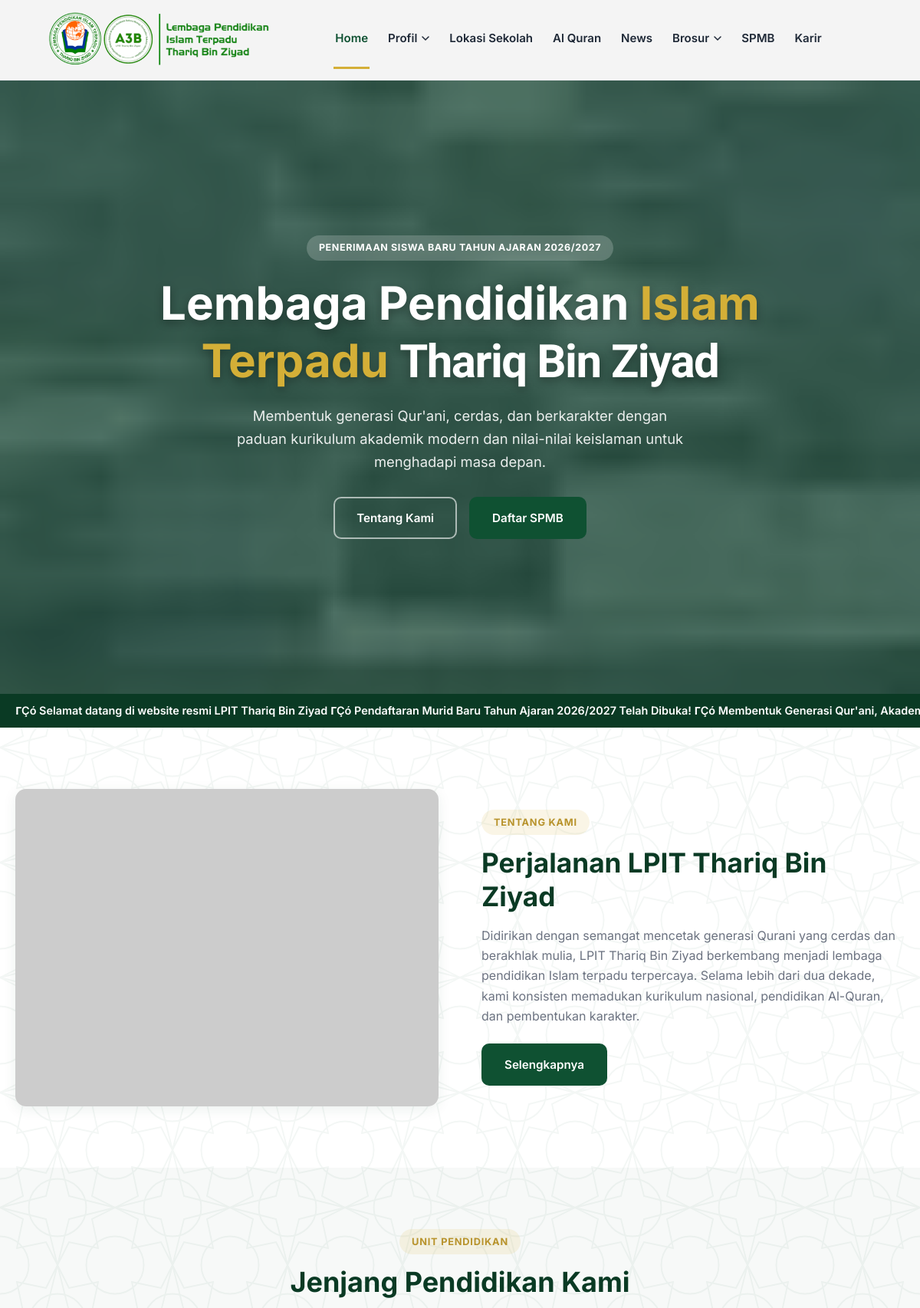
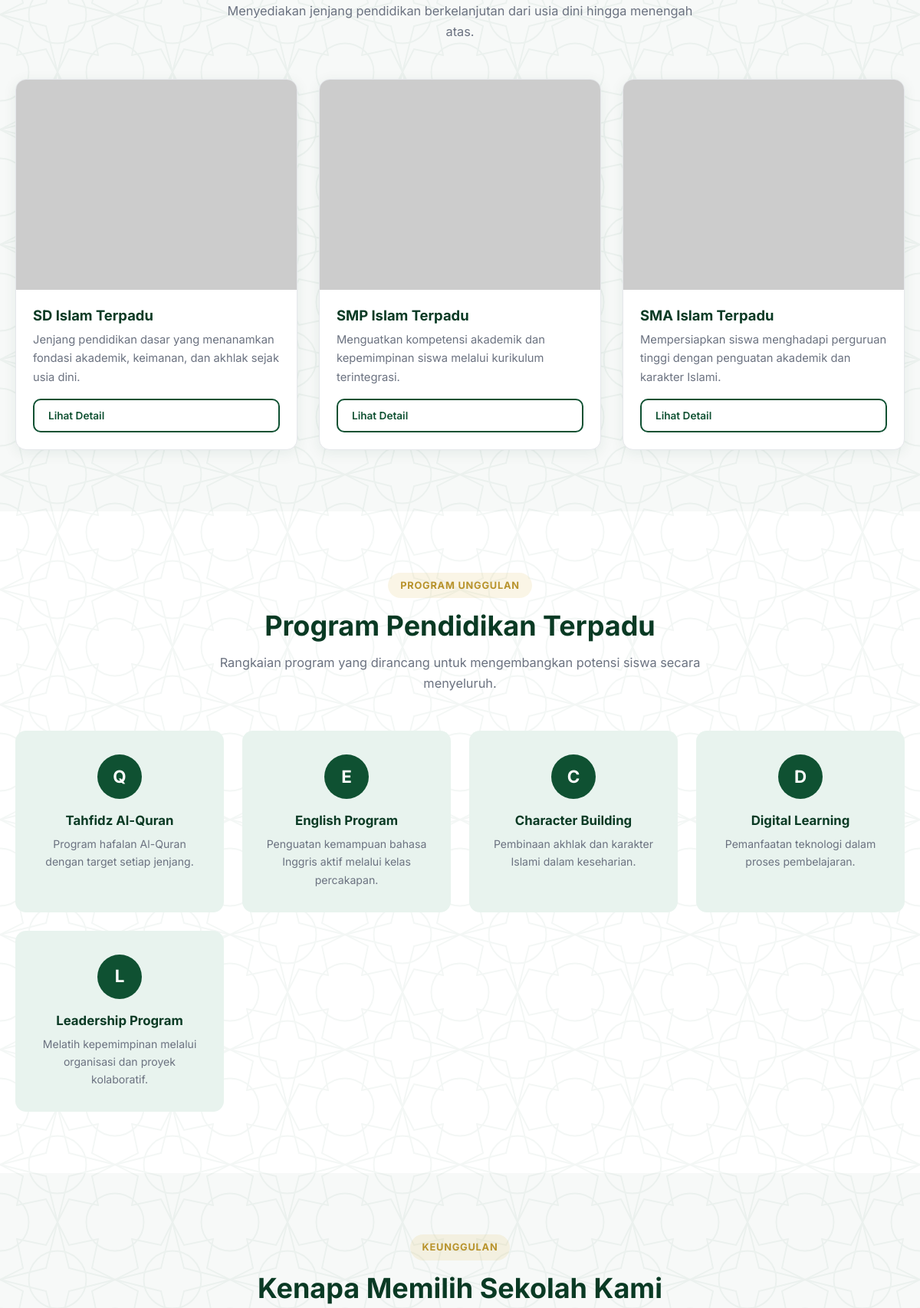
The page / (upper part) on the database its author committed (2 pictures, top to bottom).
### tables this page shows
CREATE TABLE IF NOT EXISTS `site_profile` (
    `id` TINYINT PRIMARY KEY,
    `history_title` VARCHAR(180) NOT NULL,
    `history_content` TEXT NOT NULL,
    `vision` TEXT NOT NULL,
    `mission` TEXT NOT NULL,
    `image` VARCHAR(255) DEFAULT NULL,
    `updated_at` TIMESTAMP DEFAULT CURRENT_TIMESTAMP ON UPDATE CURRENT_TIMESTAMP
);

CREATE TABLE IF NOT EXISTS `site_content_items` (
    `id` INT AUTO_INCREMENT PRIMARY KEY,
    `type` VARCHAR(30) NOT NULL,
    `title` VARCHAR(180) NOT NULL,
    `subtitle` VARCHAR(180) DEFAULT NULL,
    `description` TEXT NOT NULL,
    `image` VARCHAR(255) DEFAULT NULL,
    `badge` VARCHAR(80) DEFAULT NULL,
    `year` VARCHAR(10) DEFAULT NULL,
    `extra` TEXT DEFAULT NULL,
    `sort_order` INT NOT NULL DEFAULT 0,
    `is_active` TINYINT(1) NOT NULL DEFAULT 1,
    `created_at` TIMESTAMP DEFAULT CURRENT_TIMESTAMP,
    `updated_at` TIMESTAMP DEFAULT CURRENT_TIMESTAMP ON UPDATE CURRENT_TIMESTAMP,
    INDEX `idx_content_type` (`type`,`is_active`,`sort_order`)
);

### backend/helpers/functions.php (called while the page is built, shortened)
<?php
function esc($string) {
    return htmlspecialchars($string ?? '', ENT_QUOTES, 'UTF-8');
}

### frontend/pages/index.php (the view, shortened to what this page needs)
<?php
require_once __DIR__ . '/../../backend/config/database.php';
require_once __DIR__ . '/../../backend/helpers/functions.php';
$home_units = $pdo->query("SELECT * FROM site_content_items WHERE type='unit' AND is_active=1 ORDER BY sort_order,id LIMIT 3")->fetchAll();
$home_programs = $pdo->query("SELECT * FROM site_content_items WHERE type='program' AND is_active=1 ORDER BY sort_order,id LIMIT 5")->fetchAll();
$home_profile = $pdo->query('SELECT * FROM site_profile WHERE id=1')->fetch();
require_once __DIR__ . '/../components/header.php';
?>
<section class="hero">
    <div class="container hero-inner">
        <span class="hero-eyebrow">Penerimaan Siswa Baru Tahun Ajaran 2026/2027</span>
        <h1>Lembaga Pendidikan <span>Islam Terpadu</span> <strong class="school-name">Thariq Bin Ziyad</strong></h1>
        <p>Membentuk generasi Qur'ani, cerdas, dan berkarakter dengan paduan kurikulum akademik modern dan nilai-nilai keislaman untuk menghadapi masa depan.</p>
        <div class="hero-actions">
            <a href="tentang.php" class="btn btn-outline-light">Tentang Kami</a>
            <a href="spmb.php" class="btn btn-primary">Daftar SPMB</a>
        </div>
    </div>
</section>
<div style="background: var(--primary-dark); color: #fff; padding: 10px 0; overflow: hidden; white-space: nowrap;">
    <div class="container">
        <marquee behavior="scroll" direction="left" scrollamount="6" style="font-size: 0.9rem; font-weight: 600;">
            ΓÇó Selamat datang di website resmi LPIT Thariq Bin Ziyad ΓÇó Pendaftaran Murid Baru Tahun Ajaran 2026/2027 Telah Dibuka! ΓÇó Membentuk Generasi Qur'ani, Akademik, Bahasa, Menuju Trendsetter Sekolah Islam Unggulan ΓÇó
        </marquee>
    </div>
</div>
<section class="section">
    <div class="container about-grid">
        <img src="<?php echo esc($home_profile['image'] ?: 'https://placehold.co/700x525/0f5132/ffffff?text=Tentang+Sekolah'); ?>" alt="Tentang Sekolah">
        <div class="about-text">
            <span class="section-eyebrow">Tentang Kami</span>
            <h2><?php echo esc($home_profile['history_title']); ?></h2>
            <p><?php echo esc(mb_strimwidth($home_profile['history_content'],0,390,'...')); ?></p>
            <a href="tentang.php" class="btn btn-primary">Selengkapnya</a>
        </div>
    </div>
</section>
<section class="section section-alt">
    <div class="container">
        <div class="section-head">
            <span class="section-eyebrow">Unit Pendidikan</span>
            <h2>Jenjang Pendidikan Kami</h2>
            <p>Menyediakan jenjang pendidikan berkelanjutan dari usia dini hingga menengah atas.</p>
        </div>
        <div class="grid-3">
            <?php foreach($home_units as $unit): ?><div class="card"><img src="<?php echo esc($unit['image'] ?: 'https://placehold.co/500x375/0f5132/ffffff?text='.urlencode($unit['subtitle'] ?: $unit['title'])); ?>" alt="<?php echo esc($unit['title']); ?>"><div class="card-body"><h3><?php echo esc($unit['title']); ?></h3><p><?php echo esc(mb_strimwidth($unit['description'],0,145,'...')); ?></p><a href="unit.php#<?php echo esc(strtolower($unit['subtitle'] ?: 'unit-'.$unit['id'])); ?>" class="btn btn-outline btn-sm">Lihat Detail</a></div></div><?php endforeach; ?>
        </div>
    </div>
</section>
<section class="section">
    <div class="container">
        <div class="section-head">
            <span class="section-eyebrow">Program Unggulan</span>
            <h2>Program Pendidikan Terpadu</h2>
            <p>Rangkaian program yang dirancang untuk mengembangkan potensi siswa secara menyeluruh.</p>
        </div>
        <div class="grid-4">
            <?php foreach($home_programs as $program): ?><div class="program-card"><div class="program-icon"><?php echo esc($program['subtitle'] ?: mb_substr($program['title'],0,1)); ?></div><h3><?php echo esc($program['title']); ?></h3><p><?php echo esc(mb_strimwidth($program['description'],0,125,'...')); ?></p></div><?php endforeach; ?>
        </div>
    </div>
</section>
<section class="section section-alt">
    <div class="container">
        <div class="section-head">
            <span class="section-eyebrow">Keunggulan</span>
            <h2>Kenapa Memilih Sekolah Kami</h2>
        </div>
    </div>
</section>
<?php require_once __DIR__ . '/../components/footer.php'; ?>

### rows shown on the page
site_profile: history_title "Perjalanan LPIT Thariq Bin Ziyad", history_content "Didirikan dengan semangat mencetak generasi Qurani yang cerdas dan berakhlak mulia, LPIT Thariq Bin Ziyad berkembang menjadi lembaga pendidikan Islam terpadu terpercaya. Selama lebih dari dua dekade, kami konsisten memadukan kurikulum nasional, pendidikan Al-Quran, dan pembentukan karakter."
site_content_items: title "SD Islam Terpadu", description "Jenjang pendidikan dasar yang menanamkan fondasi akademik, keimanan, dan akhlak sejak usia dini."
site_content_items: title "SMP Islam Terpadu", description "Menguatkan kompetensi akademik dan kepemimpinan siswa melalui kurikulum terintegrasi."
site_content_items: title "SMA Islam Terpadu", description "Mempersiapkan siswa menghadapi perguruan tinggi dengan penguatan akademik dan karakter Islami."
site_content_items: subtitle "Q", title "Tahfidz Al-Quran", description "Program hafalan Al-Quran dengan target setiap jenjang."
site_content_items: subtitle "E", title "English Program", description "Penguatan kemampuan bahasa Inggris aktif melalui kelas percakapan."
site_content_items: subtitle "C", title "Character Building", description "Pembinaan akhlak dan karakter Islami dalam keseharian."
site_content_items: subtitle "D", title "Digital Learning", description "Pemanfaatan teknologi dalam proses pembelajaran."
site_content_items: subtitle "L", title "Leadership Program", description "Melatih kepemimpinan melalui organisasi dan proyek kolaboratif."

### other values the page prints
$item "Home"
$item['label'] "Profil"
$item "Lokasi Sekolah"
$item "Al Quran"
$item "News"
$item['label'] "Brosur"
$item "SPMB"
$item "Karir"
